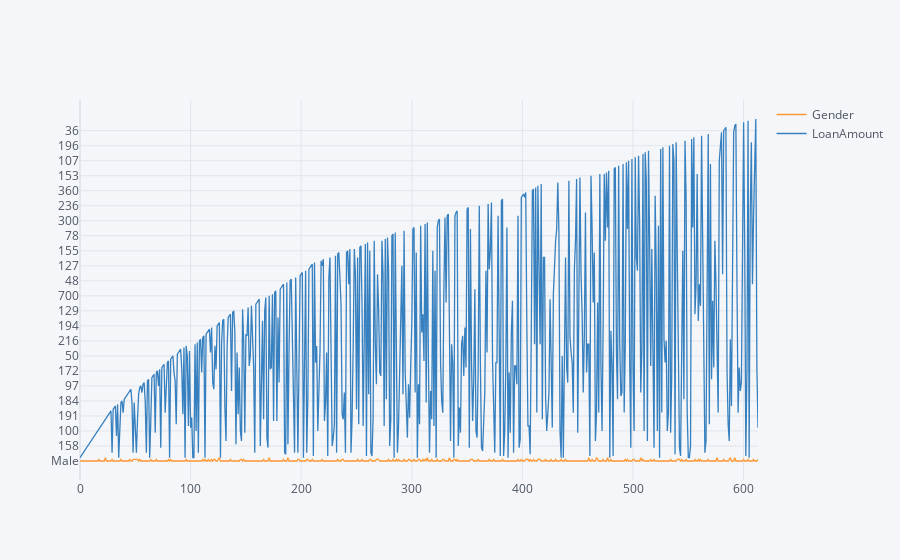

The notebook cell saved with this chart:
### Code cell
data[['Gender','LoanAmount']].iplot()

### Figure 1 — Plotly figure (JSON) as saved in the notebook; plotly's stock layout.template omitted (floating-point values rounded to 4 significant figures; data arrays with more than 128 entries replaced by an {"elided": "..."} marker saying what was removed)
{"data": [{"line": {"color": "rgba(255, 153, 51, 1.0)", "dash": "solid", "shape": "linear", "width": 1.3}, "mode": "lines", "name": "Gender", "text": "", "type": "scatter", "x": {"elided": "614 int values"}, "y": {"elided": "614 str values"}}, {"line": {"color": "rgba(55, 128, 191, 1.0)", "dash": "solid", "shape": "linear", "width": 1.3}, "mode": "lines", "name": "LoanAmount", "text": "", "type": "scatter", "x": {"elided": "614 int values"}, "y": {"elided": "614 mixed values"}}], "layout": {"legend": {"bgcolor": "#F5F6F9", "font": {"color": "#4D5663"}}, "paper_bgcolor": "#F5F6F9", "plot_bgcolor": "#F5F6F9", "title": {"font": {"color": "#4D5663"}}, "xaxis": {"gridcolor": "#E1E5ED", "showgrid": true, "tickfont": {"color": "#4D5663"}, "title": {"font": {"color": "#4D5663"}, "text": ""}, "zerolinecolor": "#E1E5ED"}, "yaxis": {"gridcolor": "#E1E5ED", "showgrid": true, "tickfont": {"color": "#4D5663"}, "title": {"font": {"color": "#4D5663"}, "text": ""}, "zerolinecolor": "#E1E5ED"}}}
